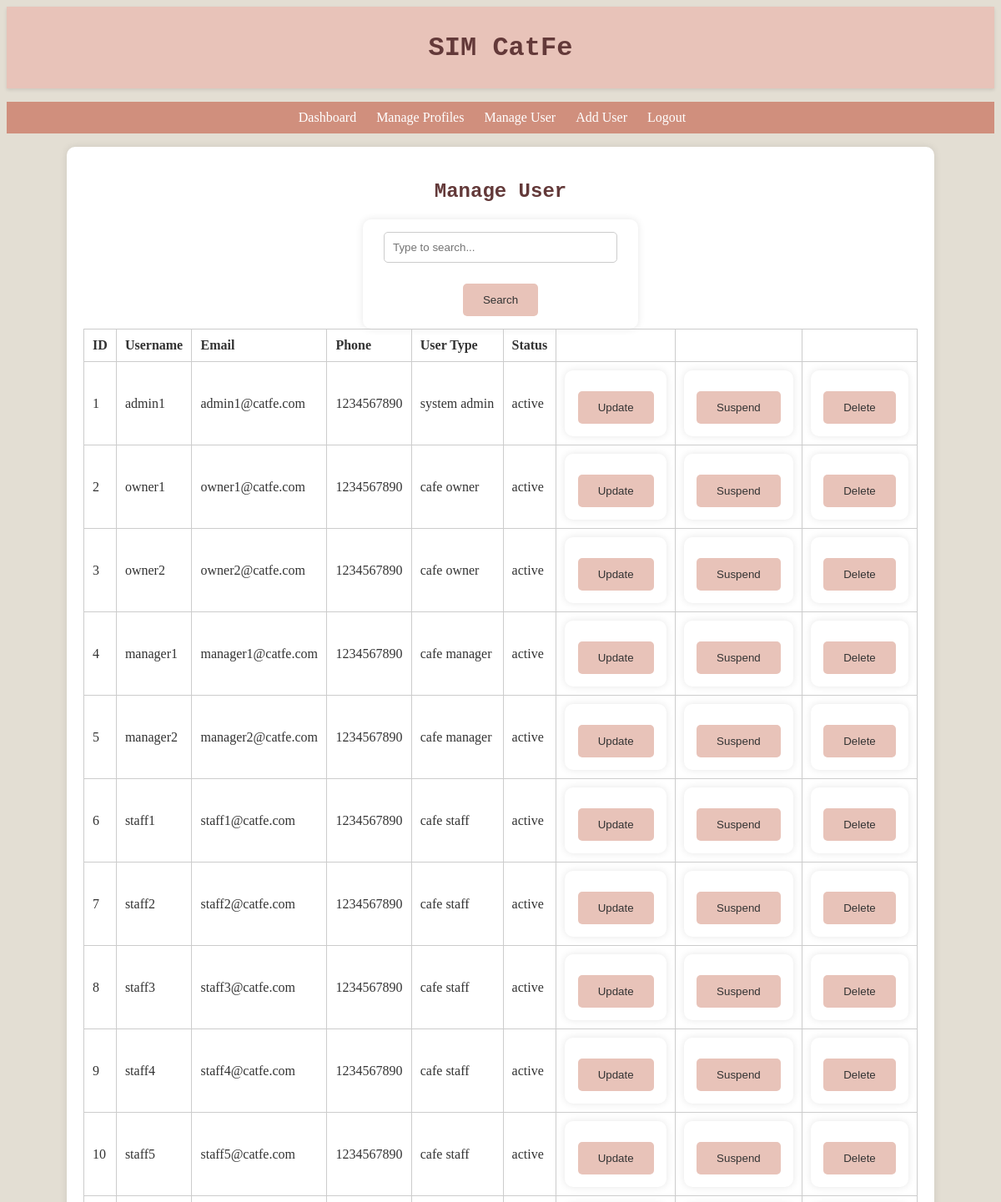
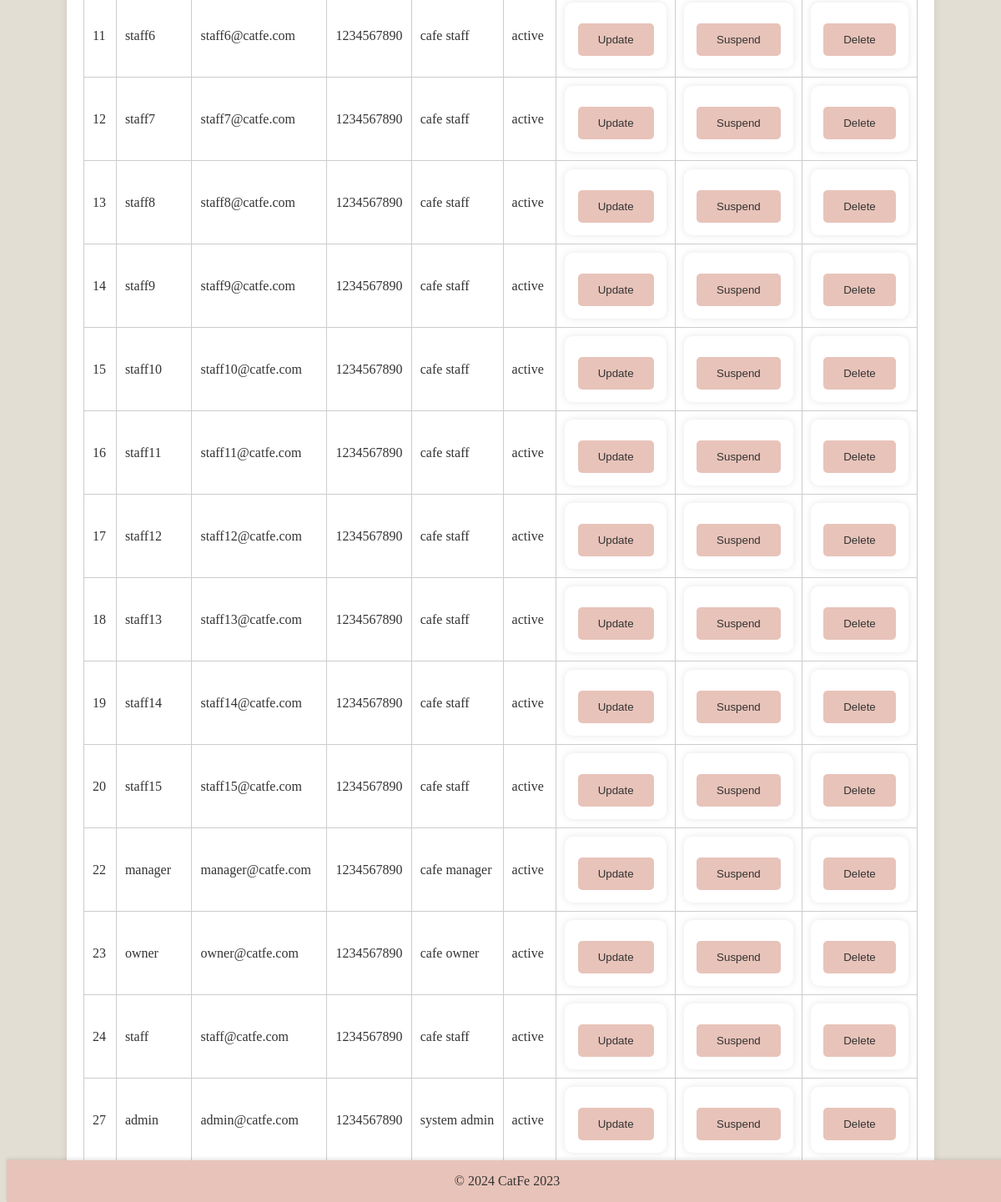
The page /pages/manage_user.php on the database its author committed (2 pictures, top to bottom).
### tables this page shows
CREATE TABLE `users` (
  `id` int(11) NOT NULL,
  `username` varchar(255) NOT NULL,
  `password` varchar(255) NOT NULL,
  `email` varchar(255) NOT NULL,
  `phone` varchar(20) NOT NULL,
  `can_view_dashboard` tinyint(1) DEFAULT 0,
  `can_manage_bids` tinyint(1) DEFAULT 0,
  `can_manage_work_slots` tinyint(1) DEFAULT 0,
  `can_bid_for_work_slots` tinyint(1) DEFAULT 0,
  `Type` enum('system admin','cafe owner','cafe manager','cafe staff') NOT NULL,
  `is_suspended` enum('active','suspended') NOT NULL DEFAULT 'active',
  `max_work_slots` int(11) NOT NULL,
  `save_work_slots` int(11) NOT NULL
);

### controller/viewuser_process.php (called while the page is built, shortened)
<?php
class ViewUser
{
    private $user;
    public function __construct($user)
    {
        $this->user = $user;
    }
	public function getUsers()
    {
        return $this->user->getAllUsers();
    }
}
?>

### classes/User.php (called while the page is built, shortened)
<?php
class User
{
    private $conn;
    public function __construct($conn)
    {
        $this->conn = $conn;
    }
	public function getAllUsers()
	{
		$sql = "SELECT * FROM users";
		$result = $this->conn->query($sql);
		if ($result) {
			return $result;
		} else {
			return null;
		}
	}
}
?>

### pages/manage_user.php (the view, shortened to what this page needs)
<?php
include('../controller/viewuser_process.php');
include('../controller/suspend_user_process.php');
$user = new User($conn);
$userController = new ViewUser($user);
$users = $userController->getUsers();
?>
<!DOCTYPE html>
<html lang="en">
<head>
    <link rel="stylesheet" href="../styles.css">
</head>
<body>
    <header>
        <h1>SIM CatFe</h1>
    </header>
    <nav>
		<ul>
			<li><a href="../dashboard/dashboard_admin.php">Dashboard</a></li>
            <li><a href="../pages/manage_user_profiles.php">Manage Profiles</a></li>
            <li><a href="../pages/manage_user.php">Manage User</a></li>
            <li><a href="../pages/adduser.php">Add User</a></li>
            <li><a href="../controller/logout.php">Logout</a></li>
        </ul>
    </nav>
    <main>
        <center>
            <h2>Manage User</h2>
        </center>
        <form method="POST">
            <input type="text" id="searchAvailable" name="search" placeholder="Type to search...">
            <input type="submit" value="Search">
        </form>
        <table id="user-profiles">
            <tr>
                <th>ID</th>
                <th>Username</th>
                <th>Email</th>
                <th>Phone</th>
                <th>User Type</th>
				<th>Status</th>
				<th></th>
				<th></th>
            </tr>
         <?php
			if (isset($searchResults)) {
				if ($searchResults->num_rows > 0) {
					while ($row = $searchResults->fetch_assoc()) {
						echo "<tr>";
						echo "<td>{$row['id']}</td>";
						echo "<td>{$row['username']}</td>";
						echo "<td>{$row['email']}</td>";
						echo "<td>{$row['phone']}</td>";
						echo "<td>{$row['Type']}</td>";
						echo "<td>
							<form method='POST' action='../pages/update_user.php'>
								<input type='hidden' name='id' value='{$row['id']}'>
								<input type='submit' value='Update'>
							</form>
						</td>";
						echo "<td>
							<form method='POST' action='../controller/delete_user_process.php'>
								<input type='hidden' name='id' value='{$row['id']}'>
								<input type='submit' value='Delete'>
							</form>
						</td>";
						echo "</tr>";
					}
				} else {
					echo '<tr><td colspan="6">No matching records found.</td></tr>';
				}
			} else {
				if ($users) {
					while ($row = $users->fetch_assoc()) {
						echo "<tr>";
						echo "<td>{$row['id']}</td>";
						echo "<td>{$row['username']}</td>";
						echo "<td>{$row['email']}</td>";
						echo "<td>{$row['phone']}</td>";
						echo "<td>{$row['Type']}</td>";
						echo "<td>{$row['is_suspended']}</td>";
						echo "<td>
								<form method='POST' action='../pages/update_user.php'>
									<input type='hidden' name='id' value='{$row['id']}'>
									<input type='submit' value='Update'>
								</form>
							</td>";
						echo "<td>";
						if ($row['is_suspended'] == 'active') {
							echo "<form method='POST' action='../pages/manage_user.php'> ";
							echo "<input type='submit' name='Suspend' value='Suspend'>";
						} else {
							echo "<form method='POST' action='../controller/reactivate_user_process.php'> ";
							echo "<input type='hidden' name='id' value='{$row['id']}'>";
							echo "<input type='submit' value='Reactivate'>";
						}
						echo "</form>";
						echo "</td>";
						echo "<td>
								<form method='POST' action='../controller/delete_user_process.php'>
									<input type='hidden' name='id' value='{$row['id']}'>
									<input type='submit' value='Delete'>
								</form>
							</td>";
						echo "</tr>";
					}
				}
			}
			?>
        </table>
    </main>
    <footer>
        <p>&copy; <?php echo date("Y"); ?> CatFe 2023</p>
    </footer>
</body>
</html>

### styles.css (style rules this page uses)
body { font-family: 'Times New Roman', Times, serif; background-color: #f9f4ed; color: #333; background-image: url('assets/cat.png'); background-repeat: no-repeat; background-size: cover; }
header { background-color: #e8c3b9; padding: 10px 0; text-align: center; box-shadow: 0 2px 4px rgba(0, 0, 0, 0.1); }
nav ul { background-color: #d08f7d; list-style: none; padding: 10px 0; text-align: center; }
nav ul li { display: inline; margin-right: 20px; }
nav ul li a { color: #fff; text-decoration: none; }
main { margin: 20px; padding: 20px; background-color: #fff; border-radius: 10px; box-shadow: 0 0 10px rgba(0, 0, 0, 0.1); width: 700px; margin: 0 auto; }
form { margin-top: 20px; text-align: center; max-width: 300px; margin: 0 auto; padding: 15px; border-radius: 10px; box-shadow: 0 0 10px rgba(0, 0, 0, 0.1); }
input[type="text"], input[type="tel"], input[type="password"], input[type="email"], select#type { width: calc(100% - 20px); padding: 10px; margin-bottom: 15px; border: 1px solid #ccc; border-radius: 5px; box-sizing: border-box; }
input[type="submit"] { background-color: #e8c3b9; color: #333; padding: 12px 24px; border: none; border-radius: 5px; cursor: pointer; transition: background-color 0.3s; margin-top: 10px; }
footer { position: fixed; bottom: 0; width: 100%; z-index: 999; background-color: #e8c3b9; text-align: center; box-shadow: 0 -2px 4px rgba(0, 0, 0, 0.1); }
h1, h2 { font-family: 'Courier New', Courier, monospace; color: #633939; text-align: center; margin-bottom: 20px; }
a { color: #d08f7d; text-decoration: none; }
table { width: 100%; border-collapse: collapse; margin-bottom: 20px; }
table, th, td { border: 1px solid #ccc; }
th, td { padding: 10px; text-align: left; }

### pages/manage_user.php (style rules this page uses)
main { width: 1000px; }

### rows shown on the page
users: id "1", username "admin1", email "admin1@catfe.com", phone "1234567890", Type "system admin", is_suspended "active"
users: id "2", username "owner1", email "owner1@catfe.com", phone "1234567890", Type "cafe owner", is_suspended "active"
users: id "3", username "owner2", email "owner2@catfe.com", phone "1234567890", Type "cafe owner", is_suspended "active"
users: id "4", username "manager1", email "manager1@catfe.com", phone "1234567890", Type "cafe manager", is_suspended "active"
users: id "5", username "manager2", email "manager2@catfe.com", phone "1234567890", Type "cafe manager", is_suspended "active"
users: id "6", username "staff1", email "staff1@catfe.com", phone "1234567890", Type "cafe staff", is_suspended "active"
users: id "7", username "staff2", email "staff2@catfe.com", phone "1234567890", Type "cafe staff", is_suspended "active"
users: id "8", username "staff3", email "staff3@catfe.com", phone "1234567890", Type "cafe staff", is_suspended "active"
users: id "9", username "staff4", email "staff4@catfe.com", phone "1234567890", Type "cafe staff", is_suspended "active"
users: id "10", username "staff5", email "staff5@catfe.com", phone "1234567890", Type "cafe staff", is_suspended "active"
users: id "11", username "staff6", email "staff6@catfe.com", phone "1234567890", Type "cafe staff", is_suspended "active"
users: id "12", username "staff7", email "staff7@catfe.com", phone "1234567890", Type "cafe staff", is_suspended "active"
users: id "13", username "staff8", email "staff8@catfe.com", phone "1234567890", Type "cafe staff", is_suspended "active"
users: id "14", username "staff9", email "staff9@catfe.com", phone "1234567890", Type "cafe staff", is_suspended "active"
users: id "15", username "staff10", email "staff10@catfe.com", phone "1234567890", Type "cafe staff", is_suspended "active"
users: id "16", username "staff11", email "staff11@catfe.com", phone "1234567890", Type "cafe staff", is_suspended "active"
users: id "17", username "staff12", email "staff12@catfe.com", phone "1234567890", Type "cafe staff", is_suspended "active"
users: id "18", username "staff13", email "staff13@catfe.com", phone "1234567890", Type "cafe staff", is_suspended "active"
users: id "19", username "staff14", email "staff14@catfe.com", phone "1234567890", Type "cafe staff", is_suspended "active"
users: id "20", username "staff15", email "staff15@catfe.com", phone "1234567890", Type "cafe staff", is_suspended "active"
users: id "22", username "manager", email "manager@catfe.com", phone "1234567890", Type "cafe manager", is_suspended "active"
users: id "23", username "owner", email "owner@catfe.com", phone "1234567890", Type "cafe owner", is_suspended "active"
users: id "24", username "staff", email "staff@catfe.com", phone "1234567890", Type "cafe staff", is_suspended "active"
users: id "27", username "admin", email "admin@catfe.com", phone "1234567890", Type "system admin", is_suspended "active"
